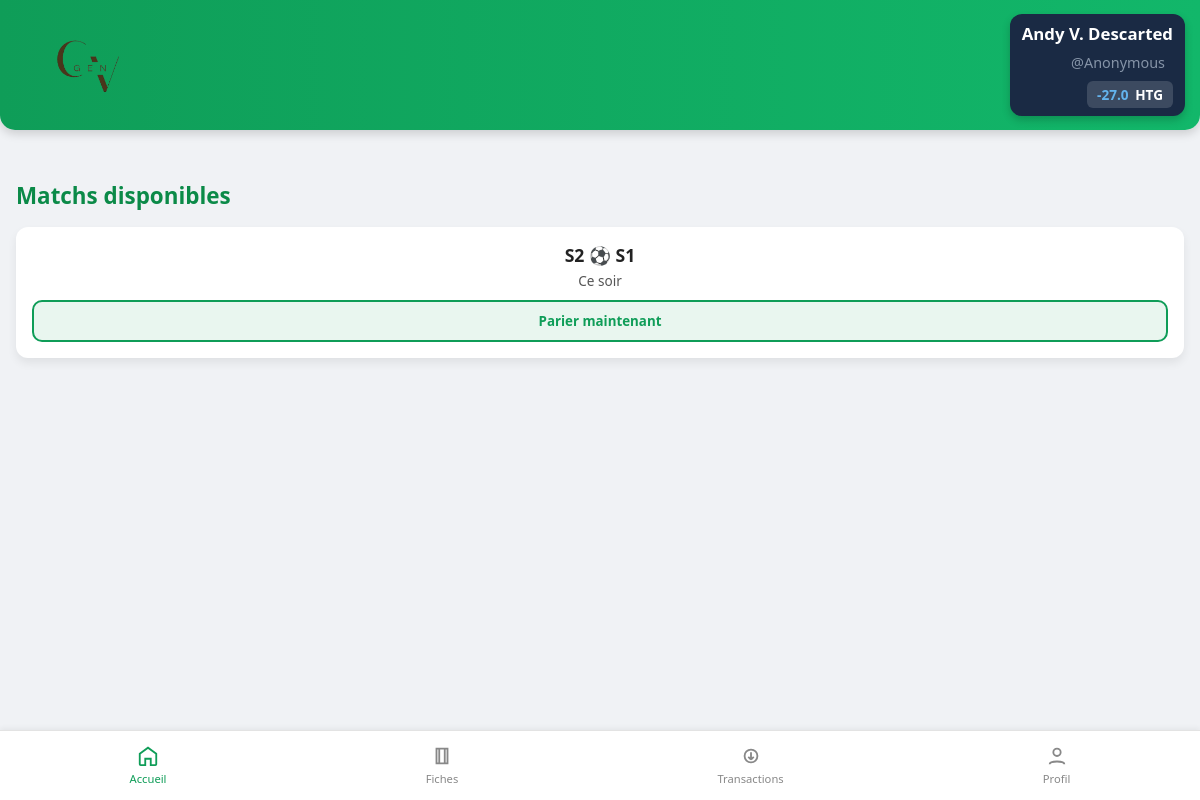
The page /home (signed in) on the database its author committed.
### tables this page shows
CREATE TABLE parieurs (
					id INTEGER PRIMARY KEY AUTOINCREMENT NOT NULL,
					prenom TEXT NOT NULL,
					nom TEXT NOT NULL,
					username TEXT NOT NULL UNIQUE,
					email TEXT NOT NULL UNIQUE,
					age INT NOT NULL,
					classe TEXT NOT NULL,
					mdp TEXT NOT NULL,
					created_at TEXT NOT NULL,
					solde REAL DEFAULT 1000,
					role TEXT DEFAULT 'parieur'
				);

CREATE TABLE matchs (
					id INTEGER PRIMARY KEY AUTOINCREMENT NOT NULL,
					equipe_a TEXT NOT NULL,
					equipe_b TEXT NOT NULL,
					date_match TEXT NOT NULL UNIQUE,
					statut TEXT DEFAULT 'ouvert'
				);

### routes.py (the view)
@app.route("/home")
def home():
    if "username" in session:
        user = get_user_by_username(session["username"])
        programmes = get_programmes()
        return render_template("home.html", user=user, programmes=programmes)
    else:
        return redirect(url_for("index"))

### data.py (called while the page is built)
def get_user_by_username(username):
    try:
        with sqlite3.connect(DB_NAME) as conn:
            conn.row_factory = sqlite3.Row
            cur = conn.cursor()
            cur.execute("SELECT * FROM parieurs WHERE username = ?", (username,))
            return cur.fetchone()
    except sqlite3.Error as e:
        print(f"Erreur lors de la récupération (username) : {e}")
        return None

def get_matchs_en_cours():
    try:
        with sqlite3.connect(DB_NAME) as conn:
            conn.row_factory = sqlite3.Row
            cur = conn.cursor()
            cur.execute("""SELECT m.id AS match_id, m.equipe_a, m.equipe_b, m.date_match, o.libelle, o.id AS option_id, o.cote, o.categorie
            FROM matchs m
            INNER JOIN options o
            ON m.id = o.match_id
            WHERE m.statut = 'ouvert'
            """)
            return cur.fetchall()
    except sqlite3.Error as e:
        print(f"Une erreur s'est produite lors de la récupération : {e}")

### templates/home.html (shortened to what this page needs)
{% extends "base.html" %} {% block css %}
<link rel="stylesheet" href="{{ url_for('static', filename='css/home.css') }}" type="text/css" media="all" />
{% endblock %}  {% block content %}
<h2>Matchs disponibles</h2>
{% if not programmes %}
<div class="no-match"><p>Il n'y a aucun match pour le moment...</p></div>
{% else %}
<section class="matches">
  {% for id, match in programmes.items() %}
  <div class="match-card">
    <div class="match-info">
    	<div class="teams">{{ match["equipe_a"] }} &#9917; {{ match["equipe_b"] }}</div>
      <div class="date">{{ match["date_match"] }}</div>
    </div>
    <a href="{{ url_for('details_match', match_id=match['match_id']) }}">
    <button class="bet-btn">Parier maintenant</button>
    </a>
  </div>
  {% endfor %}
</section>
{% endif %} {% endblock %}

### templates/base.html (shortened to what this page needs)
<!doctype html>
<html lang="fr">
  <head>
    <link rel="stylesheet" href="{{ url_for('static', filename='css/base.css') }}" />
    {% block css %}{% endblock %}
  </head>
  <body>
    <header class="top-bar">
      <div class="brand"><img src="{{url_for('static', filename='img/logo.png') }}" alt="Logo de InterPam" class="logo"/>
      </div>
      <div class="user-zone">
        <span class="user-name">{{ user.prenom|title }} {{ user.nom|title }}</span>
        <span class="username">@{{user.username}}</span>
        <div class="balance">{{ user.solde }} <strong>HTG</strong>
        </div>
      </div>
    </header>
    <main class="content">
      {% block content %} {% endblock %}
    <nav class="bottom-nav">
      <a href="home.html" class="nav-item active">
        <svg viewBox="0 0 24 24" class="icon">
          <path d="M3 9.5L12 3l9 6.5V21a1 1 0 0 1-1 1h-5v-7h-6v7H4a1 1 0 0 1-1-1V9.5z" />
        </svg>
        <span>Accueil</span>
      </a>
      <a href="fiches.html" class="nav-item">
        <svg viewBox="0 0 24 24" class="icon">
          <path d="M6 4h12v16H6zM9 4v16M15 4v16" />
        </svg>
        <span>Fiches</span>
      </a>
      <a href="transactions.html" class="nav-item">
        <svg viewBox="0 0 24 24" class="icon">
          <path d="M12 8v8m0 0l-3-3m3 3l3-3M5 12a7 7 0 1 1 14 0 7 7 0 0 1-14 0z" />
        </svg>
        <span>Transactions</span>
      </a>
      <a href="profil.html" class="nav-item">
        <svg viewBox="0 0 24 24" class="icon">
          <circle cx="12" cy="8" r="4" />
          <path d="M4 21c0-4 16-4 16 0" />
        </svg>
        <span>Profil</span>
      </a>
    </nav>
  </body>
</html>

### static/css/base.css (style rules this page uses)
* { margin: 0; padding: 0; box-sizing: border-box; font-family: "Poppins", system-ui, sans-serif; }
body { background: #f0f2f5; color: #222; }
.top-bar { width: 100%; height: 130px; background: linear-gradient(90deg, #0f9d58, #12b76a); display: flex; align-items: center; justify-content: space-between; padding: 0 15px; color: white; box-shadow: 0 4px 10px rgba(0, 0, 0, 0.15); z-index: 100; border-radius: 0 0 15px 15px; }
.brand { display: flex; flex-direction: column; align-items: center; gap: 12px; }
.logo { width: auto; height: 150px; padding: 8px; border-radius: 12px; display: block; }
.user-zone { background: #1a2a44; padding: 8px 12px; border-radius: 12px; text-align: right; box-shadow: 0 4px 8px rgba(0, 0, 0, 0.2); min-width: 140px; align-items: center; justify-content: center; align-content: center; line-height: 1.4; }
.user-name { display: block; font-size: 1.05rem; font-weight: 700; color: #fff; margin: 0; padding: 0; }
.username { display: block; font-size: 0.9rem; opacity: 0.8; color: #a0aec0; margin: 8px; }
.balance { background: rgba(255, 255, 255, 0.15); padding: 4px 10px; border-radius: 6px; font-size: 0.85rem; font-weight: 600; color: #63b3ed; display: inline-block; }
.balance strong { color: white; margin-left: 3px; }
.bottom-nav { position: fixed; left: 0; bottom: 0; width: 100%; height: 70px; margin: 0; padding: 0; background: #fff; border-top: 1px solid #e3e3e3; display: flex; justify-content: space-around; align-items: center; box-shadow: 0 -2px 5px rgba(0, 0, 0, 0.05); }
.nav-item { text-decoration: none; color: #888; font-size: 0.7rem; display: flex; flex-direction: column; align-items: center; transition: color 0.2s ease; }
.nav-item .icon { width: 22px; height: 22px; stroke: currentColor; fill: none; stroke-width: 2; margin-bottom: 4px; }
.nav-item.active { color: #0f9d58; }

### static/css/home.css (style rules this page uses)
.content { padding: 50px 16px 90px; }
h2, .no-matchs { font-size: 1.4rem; margin-bottom: 16px; color: #0b8a48; }
.matches { display: flex; flex-direction: column; gap: 16px; }
.match-card { background: white; border-radius: 12px; padding: 16px; box-shadow: 0 5px 10px rgba(0, 0, 0, 0.07); transition: transform 0.2s ease, box-shadow 0.2s ease; }
.match-info { margin-bottom: 10px; }
.match-info .teams { font-weight: 600; font-size: 1.1rem; margin-bottom: 4px; text-align: center; }
.match-info .date { font-size: 0.85rem; color: #555; text-align: center; }
.bet-btn { background: #e9f6ef; color: #0f9d58; border: 2px solid #0f9d58; width: 100%; padding: 10px; border-radius: 10px; cursor: pointer; font-weight: 600; transition: background 0.2s ease, border-color 0.2s ease, transform 0.1s ease; }

### rows shown on the page
parieurs: prenom "Andy V.", nom "Descarted", username "Anonymous", solde "-27.0"
matchs: equipe_a "S2", equipe_b "S1", date_match "Ce soir"
